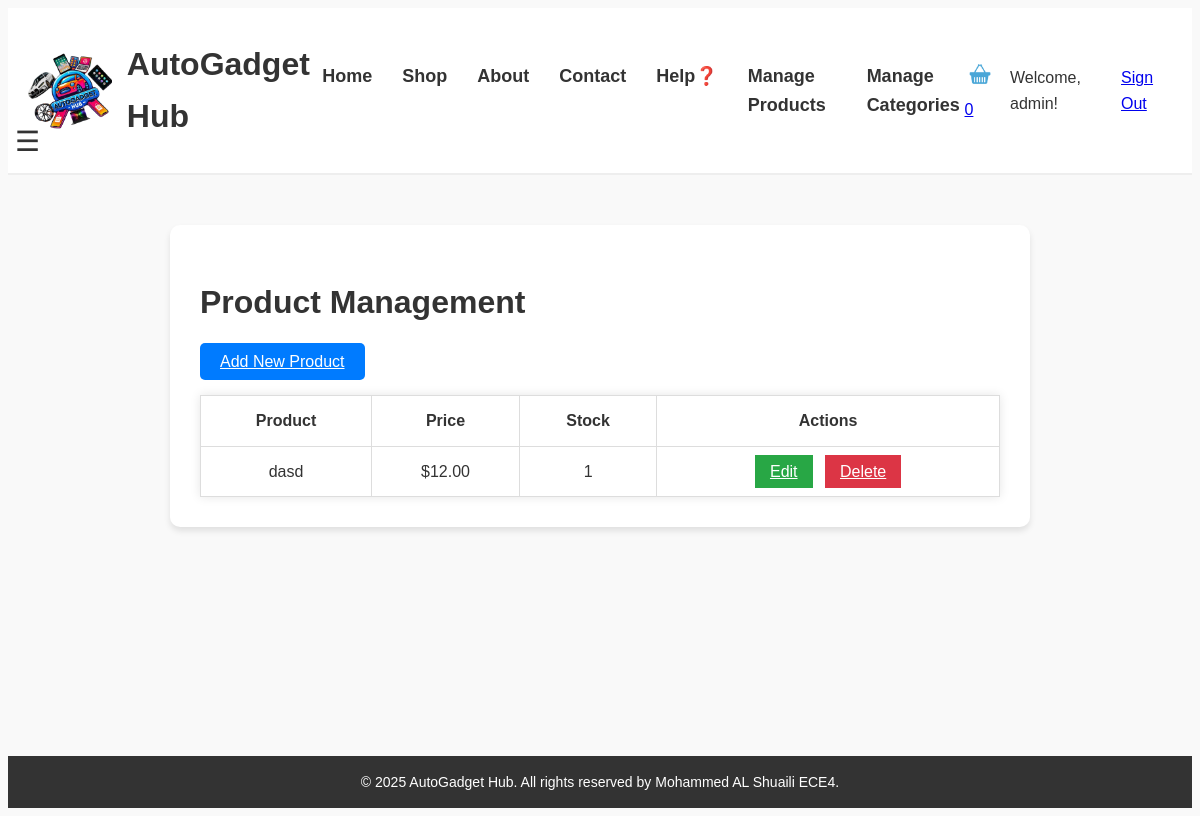
The page /staff/products/ (signed in) on the database as committed earlier.
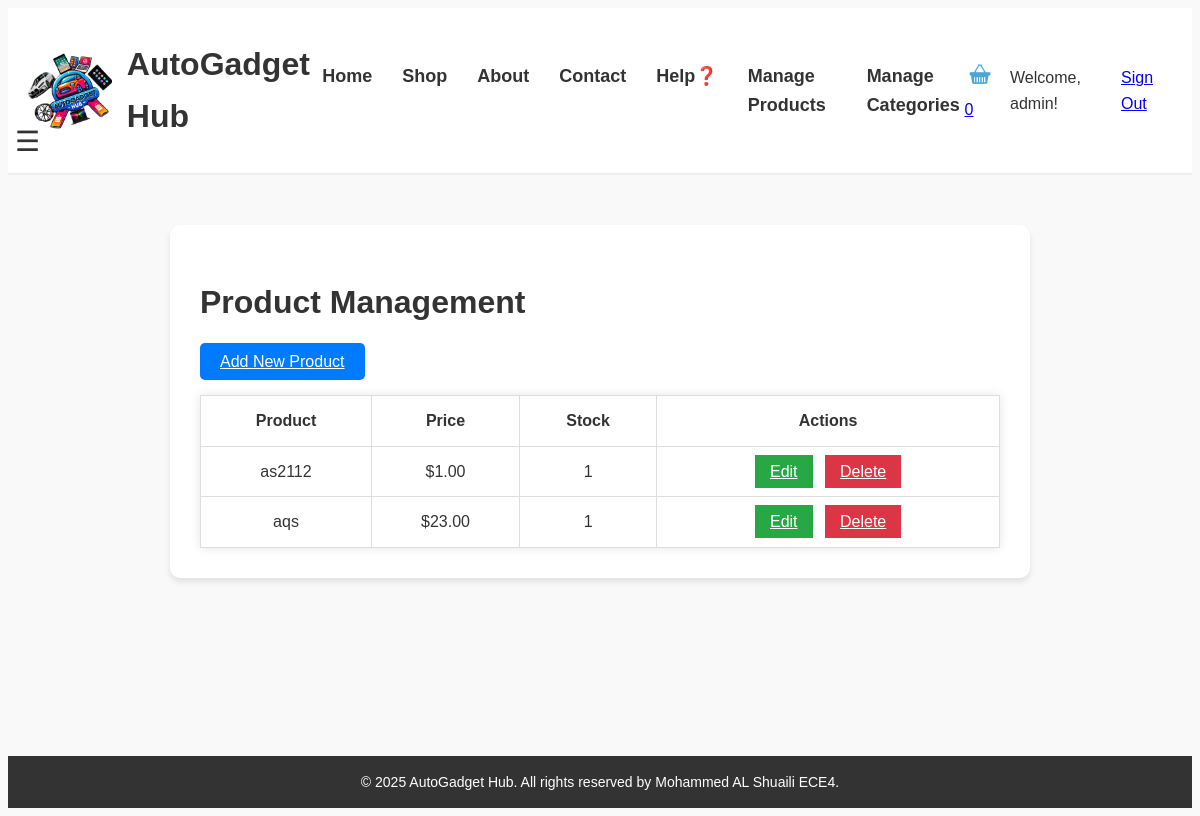
The same page on the database as committed later.
### myapp/models.py (models this page shows, shortened)
class Product(models.Model):
    category = models.ForeignKey(ProductCategory, on_delete=models.SET_NULL, null=True, blank=True)
    name = models.CharField(max_length=200)
    description = models.TextField()
    product_code = models.CharField(max_length=50, unique=True)
    image = models.ImageField(upload_to='product_images/')
    price = models.DecimalField(max_digits=10, decimal_places=2)
    stock = models.PositiveIntegerField(default=0)
    created_at = models.DateTimeField(auto_now_add=True)

### myapp/views.py (the view)
# urls.py: path('staff/products/', views.manage_products, name='manage_products'),
@staff_member_required
def manage_products(request):
    products = Product.objects.all()
    return render(request, 'myapp/staff/products.html', {'products': products})

### myapp/templates/myapp/staff/products.html (shortened to what this page needs)
{% extends "myapp/base.html" %}
{% block content %}
<div class="staff-container">
    <h1>Product Management</h1>
    <div class="actions">
        <a href="{% url 'add_product' %}" class="btn-primary">Add New Product</a>
    </div>
    <table class="product-list">
        <thead>
            <tr>
                <th>Product</th>
                <th>Price</th>
                <th>Stock</th>
                <th>Actions</th>
            </tr>
        </thead>
        <tbody>
            {% for product in products %}
            <tr>
                <td>{{ product.name }}</td>
                <td>${{ product.price }}</td>
                <td>{{ product.stock }}</td>
                <td>
                    <a href="{% url 'edit_product' product.id %}" class="btn-edit">Edit</a>
                    <a href="{% url 'delete_product' product.id %}" class="btn-delete"
                       onclick="return confirm('Delete this product?')">Delete</a>
                </td>
            </tr>
            {% empty %}
            <tr>
                <td colspan="4">No products found</td>
            </tr>
            {% endfor %}
        </tbody>
    </table>
</div>
{% endblock %}

Rows that differ between the two databases and show on the page:
removed Product: name "dasd", price "12.00", stock "1"
added Product: name "as2112", price "1.00", stock "1"
added Product: name "aqs", price "23.00", stock "1"
